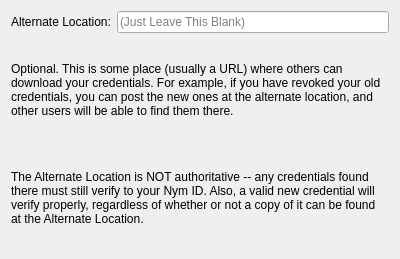
<?xml version="1.0" encoding="UTF-8"?>
<ui version="4.0">
 <class>MTPageNym_AltLocation</class>
 <widget class="QWizardPage" name="MTPageNym_AltLocation">
  <property name="geometry">
   <rect>
    <x>0</x>
    <y>0</y>
    <width>400</width>
    <height>259</height>
   </rect>
  </property>
  <property name="windowTitle">
   <string>WizardPage</string>
  </property>
  <layout class="QGridLayout" name="gridLayout">
   <item row="0" column="0">
    <widget class="QLabel" name="label">
     <property name="text">
      <string>Alternate Location:</string>
     </property>
    </widget>
   </item>
   <item row="0" column="1">
    <widget class="QLineEdit" name="lineEditLocation">
     <property name="placeholderText">
      <string>(Just Leave This Blank)</string>
     </property>
    </widget>
   </item>
   <item row="1" column="0" colspan="2">
    <widget class="QLabel" name="labelExplanation">
     <property name="text">
      <string>Optional. This is some place (usually a URL) where others can download your credentials. For example, if you have revoked your old credentials, you can post the new ones at the alternate location, and other users will be able to find them there.</string>
     </property>
     <property name="wordWrap">
      <bool>true</bool>
     </property>
    </widget>
   </item>
   <item row="2" column="0" colspan="2">
    <widget class="QLabel" name="labelExplanation_2">
     <property name="text">
      <string>The Alternate Location is NOT authoritative -- any credentials found there must still verify to your Nym ID. Also, a valid new credential will verify properly, regardless of whether or not a copy of it can be found at the Alternate Location.</string>
     </property>
     <property name="wordWrap">
      <bool>true</bool>
     </property>
    </widget>
   </item>
  </layout>
 </widget>
 <resources/>
 <connections/>
</ui>
